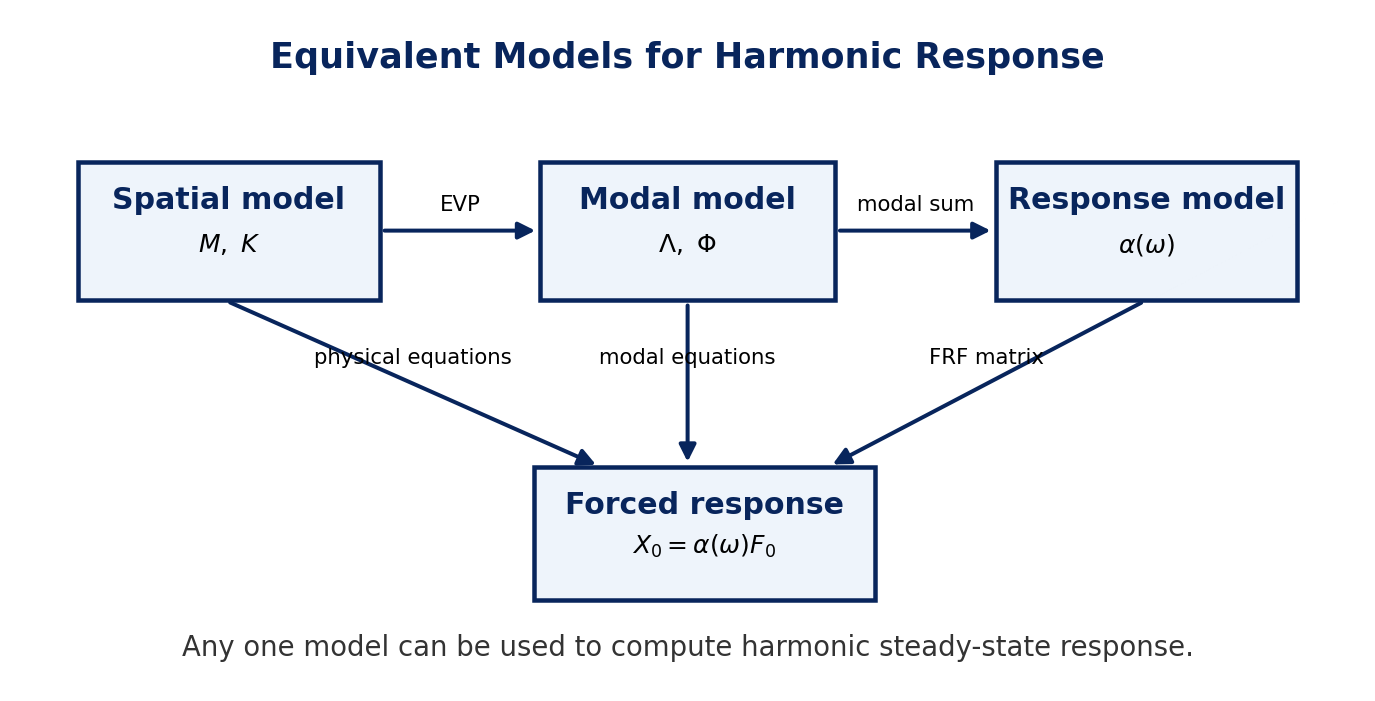

Reproduce this figure in Python.
#!/usr/bin/env python3
"""Figure: equivalent spatial, modal, and response models for forced response."""

from __future__ import annotations

from plot_helpers import FILL, NAVY, OUT, configure_matplotlib_cache


configure_matplotlib_cache()
import matplotlib.pyplot as plt
from matplotlib.patches import FancyArrowPatch, Rectangle


fig, ax = plt.subplots(figsize=(9.6, 4.8))
ax.set_xlim(0, 10)
ax.set_ylim(0, 6)
ax.axis("off")


def box(x, y, w, h, title, body):
    ax.add_patch(Rectangle((x, y), w, h, facecolor=FILL, edgecolor=NAVY, linewidth=1.8))
    ax.text(x + w / 2, y + h - 0.35, title, ha="center", va="center", color=NAVY, fontsize=12, fontweight="bold")
    ax.text(x + w / 2, y + h / 2 - 0.12, body, ha="center", va="center", fontsize=10)


def arrow(start, end, label):
    ax.add_patch(FancyArrowPatch(start, end, arrowstyle="-|>", mutation_scale=14, linewidth=1.6, color=NAVY))
    ax.text((start[0] + end[0]) / 2, (start[1] + end[1]) / 2 + 0.18, label, ha="center", fontsize=8.5)


box(0.45, 3.45, 2.25, 1.25, "Spatial model", r"$M,\ K$")
box(3.9, 3.45, 2.20, 1.25, "Modal model", r"$\Lambda,\ \Phi$")
box(7.3, 3.45, 2.25, 1.25, "Response model", r"$\alpha(\omega)$")

box(3.85, 0.75, 2.55, 1.2, "Forced response", r"$X_0=\alpha(\omega)F_0$")

arrow((2.7, 4.08), (3.9, 4.08), "EVP")
arrow((6.1, 4.08), (7.3, 4.08), "modal sum")
arrow((1.55, 3.45), (4.35, 1.95), "physical equations")
arrow((5.0, 3.45), (5.0, 1.95), "modal equations")
arrow((8.42, 3.45), (6.05, 1.95), "FRF matrix")

ax.text(5, 5.55, "Equivalent Models for Harmonic Response", ha="center", color=NAVY, fontsize=14, fontweight="bold")
ax.text(5, 0.25, "Any one model can be used to compute harmonic steady-state response.", ha="center", fontsize=11, color="#333333")

fig.savefig(OUT / "lecture7_model_representations.png", dpi=180, bbox_inches="tight")
plt.close(fig)
